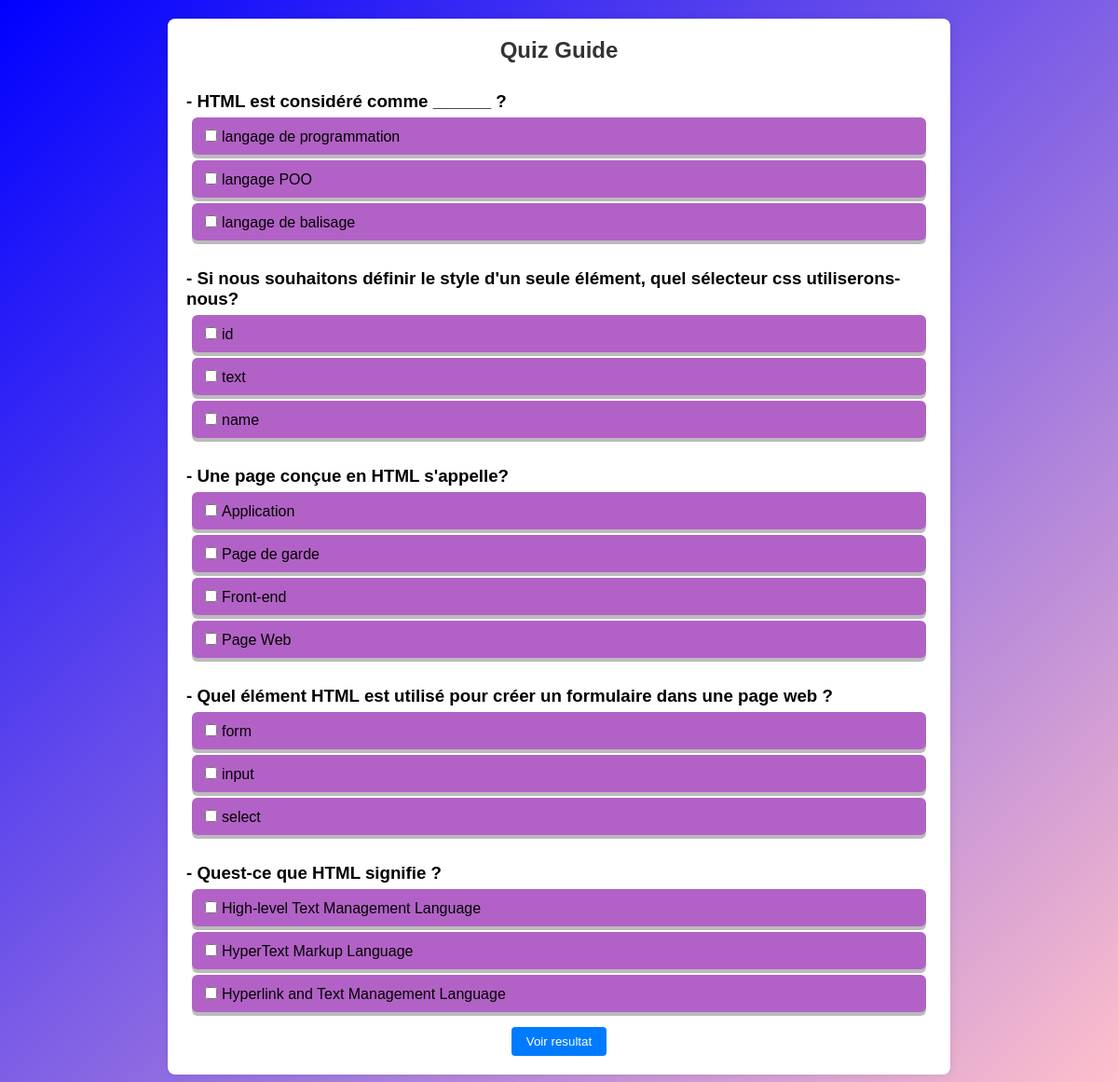
Screenshot of /quiz.php with the database file from the repository.
### tables this page shows
CREATE TABLE `questions1` (
  `id_question` int(11) NOT NULL,
  `id_quiz1` int(11) NOT NULL,
  `titre_question` varchar(200) DEFAULT NULL
);

CREATE TABLE `options1` (
  `id_option` varchar(77) NOT NULL,
  `text_option` varchar(66) NOT NULL,
  `email` varchar(55) NOT NULL,
  `correction` tinyint(1) NOT NULL,
  `id_question` int(11) DEFAULT NULL
);

### quiz.php (the view, shortened to what this page needs)
<!DOCTYPE html>
<html lang="en">
<head>
</head>
<body>
<div class="container">
    <?php
    require "conexion.php";
    $sql = "SELECT id_question, titre_question FROM questions1";
    $result = $cnx->query($sql);
    if ($result->num_rows > 0) {
        echo "<h2>Quiz Guide</h2>";
        echo "<form action='submit_quiz.php' method='post'>";
        while ($row = $result->fetch_assoc()) {
            ?>
            <div class="titre_question">
            <?php
            echo "<h3> - " . $row['titre_question'] . "</h3>";
            ?>
            </div>
            <?php
            $question_id = $row['id_question'];
            $options_sql = "SELECT id_option, text_option FROM options1 WHERE id_question = $question_id";
            $options_result = $cnx->query($options_sql);
            if ($options_result->num_rows > 0) {
                while ($option_row = $options_result->fetch_assoc()) {
                    ?>
                    <div class="options">
                    <?php
                    echo "<input type='checkbox' name='options[]' value='" . $option_row['id_option'] . "'>";
                    echo $option_row['text_option'] . "<br>";
                    ?>
                    </div>
                    <?php
                }
            }
        }
        ?>
        <div class='btn-next'>
        <?php
        echo "<input type='submit' value='Voir resultat' >";
        ?>
        </div>
        <?php
        echo "</form>";
    } else {
        echo "Aucune question disponible pour ce quiz.";
    }
    ?>
</div>
</body>
</html>

### quiz.php (style rules this page uses)
body { font-family: Arial, sans-serif; background-color: #f0f0f0; margin: 0; padding: 0; color: black; background: linear-gradient(to bottom right, blue, pink); }
.container { max-width: 800px; margin: 20px auto; padding: 20px; background-color: #fff; border-radius: 8px; box-shadow: 0 0 10px rgba(0, 0, 0, 0.1); }
h2 { margin-top: 0; color: #333; text-align: center; }
h3 { margin-top: 0; color: #555; margin-top: 30px; margin-bottom: 0; color: black; }
input[type="checkbox"] { margin-right: 5px; }
input[type="submit"] { margin-top: 10px; padding: 8px 16px; background-color: #007bff; color: #fff; border: none; border-radius: 4px; cursor: pointer; transition: background-color 0.3s ease; }
.options { background-color: rgb(178, 98, 198); margin: 6px; padding: 10px; border-radius: 6px; box-shadow: 0 4px 0 0 #bbbbbb; }
.btn-next { display: flex; justify-content: center; align-items: center; }

### rows the page displays
questions1: titre_question "HTML est considéré comme ______ ?"
options1: text_option "langage de programmation"
options1: text_option "langage POO"
options1: text_option "langage de balisage"
questions1: titre_question "Si nous souhaitons définir le style d'un seule élément, quel sélecteur css utiliserons-nous?"
options1: text_option "id"
options1: text_option "text"
options1: text_option "name"
questions1: titre_question "Une page conçue en HTML s'appelle?"
options1: text_option "Application"
options1: text_option "Page de garde"
options1: text_option "Front-end"
options1: text_option "Page Web"
questions1: titre_question "Quel élément HTML est utilisé pour créer un formulaire dans une page web ?"
options1: text_option "form"
options1: text_option "input"
options1: text_option "select"
questions1: titre_question "Quest-ce que HTML signifie ?"
options1: text_option "High-level Text Management Language"
options1: text_option "HyperText Markup Language"
options1: text_option "Hyperlink and Text Management Language"
